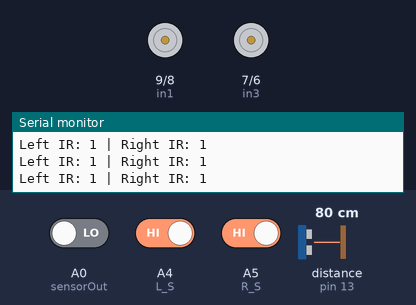
Recording of a sketch running on a simulated Arduino Uno, built with avr-gcc and run on an emulated ATmega328P. On the bench: motor-driver pin pairs drawn as motors (green arrow = first pin HIGH = forward, orange = second pin HIGH = backward, longer = more drive, scaled by the enable pin), the last lines printed to the serial monitor. Wiring (inferred from the names in the program): ultrasonic range finder: trigger pin 12; echo pin 13. The inputs (shaded band) are chosen by the test bench; at power-on: A4 (L_S) HIGH, A5 (R_S) HIGH, distance to the obstacle (sensor on pin 13) 80 cm, A0 (sensorOut) LOW. The echo pulse lasts 58.3 µs per cm.

Above: at 1.2 s.
1.3 s: A4 (L_S) driven LOW
At 2.2 s:
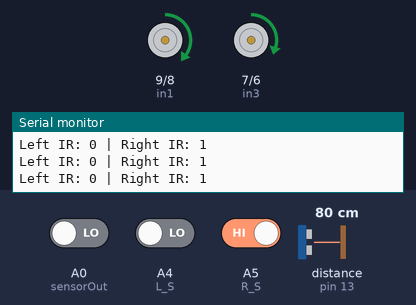
2.8 s: A5 (R_S) driven LOW
At 3.8 s:
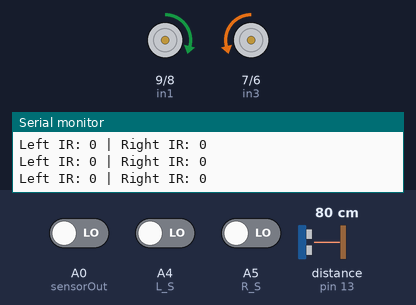
4.3 s: A4 (L_S) driven HIGH
At 5.5 s:
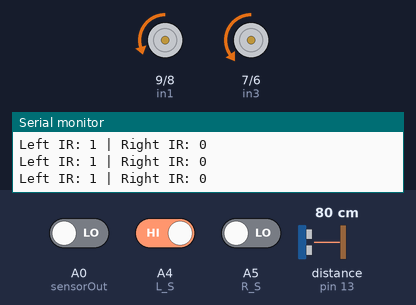
5.8 s: distance to the obstacle (sensor on pin 13) set to 9 cm
8.8 s: distance to the obstacle (sensor on pin 13) set to 6 cm
At 45.2 s:
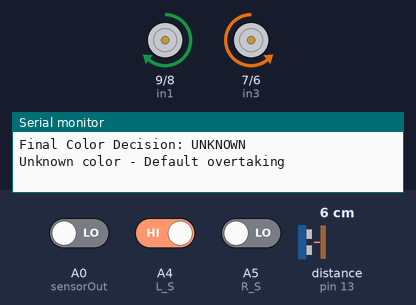
Timing chart, 0 to 45.4 s (numbered marks = the images above; inputs shaded):
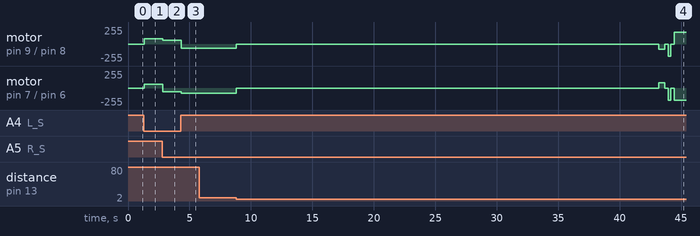

Measured:
- the behaviour switches between 8 and 7 cm on distance to the obstacle (sensor on pin 13) (found by bisection; images 3 and 4)
- after the input at 1.3 s, motor on pin 9 (in1) / pin 8 (in2): stopped → forward 80/255 at once; motor on pin 7 (in3) / pin 6 (in4): stopped → forward 60/255 at once
- after the input at 2.8 s, motor on pin 9 (in1) / pin 8 (in2): forward 80/255 → forward 58/255 at once; motor on pin 7 (in3) / pin 6 (in4): forward 60/255 → backward 58/255 at once
- after the input at 4.3 s, motor on pin 9 (in1) / pin 8 (in2): forward 58/255 → backward 60/255 at once; motor on pin 7 (in3) / pin 6 (in4): backward 58/255 → backward 80/255 at once

The sketch:

Line_follow_perfect.ino
```cpp
#include <Servo.h>
#define enA 10
#define in1 9
#define in2 8
#define in3 7
#define in4 6
#define enB 5
#define L_S A4
#define R_S A5
#define trigPin 12
#define echoPin 13
#define servoPin 4
#define S0 A2
#define S1 A1
#define S2 0
#define S3 1
#define sensorOut A0
//#define OE 11

float distance = 10;
bool avoidingObstacle = false;
unsigned long reengageStartTime = 0;
bool reengageInProgress = false;
int redFrequency = 0;
int greenFrequency = 0;
int blueFrequency = 0;
int speedA = 58;
int speedB = 58;
int add = 10;
int sub = 15;

void setup() {
  pinMode(enA, OUTPUT); pinMode(enB, OUTPUT);
  pinMode(in1, OUTPUT); pinMode(in2, OUTPUT); pinMode(in3, OUTPUT); pinMode(in4, OUTPUT);
  pinMode(L_S, INPUT); pinMode(R_S, INPUT);
  pinMode(trigPin, OUTPUT); pinMode(echoPin, INPUT);
  pinMode(S0, OUTPUT); pinMode(S1, OUTPUT); pinMode(S2, OUTPUT); pinMode(S3, OUTPUT);

  //pinMode(OE, OUTPUT);
  pinMode(sensorOut, INPUT);

 // digitalWrite(OE, LOW);
  digitalWrite(S0, HIGH);
  digitalWrite(S1, LOW);
  Serial.begin(9600);
  Serial.println("Robot with Color Detection Started");
}

void loop() {
  distance = readUltrasonic();
  if (distance > 0 && distance <= 6) {
    stopMotors();
    delay(500);
    String detectedColor = performColorDetection();
    Serial.print("Final Color Decision: ");
    Serial.println(detectedColor);
    if (detectedColor == "RED") {
      Serial.println("RED detected - Performing manual overtaking");
      avoidingObstacle = true;
      handleObstacle();
    }
    else if (detectedColor == "BLUE") {
      Serial.println("BLUE detected - Pushing through obstacle");
      pushThroughObstacle();
    }
    else {
      Serial.println("Unknown color - Default overtaking");
      avoidingObstacle = true;
      handleObstacle();
    }
    return;
  }
  int left = digitalRead(L_S);
  int right = digitalRead(R_S);
  Serial.print("Left IR: "); Serial.print(left);
  Serial.print(" | Right IR: "); Serial.println(right);
  if (left == 0 && right == 0) {
    moveForward(speedA, speedB);
  }
  else if (left == 0 && right == 1) {
    leftForward(80);
    rightBackward(60);
  }
  else if (left == 1 && right == 0) {
    leftBackward(60);
    rightForward(80);
  }
  else {
    stopMotors();
  }
}

String performColorDetection() {
  Serial.println("Starting color detection - taking 10 readings...");
  int redCount = 0, greenCount = 0, blueCount = 0, unknownCount = 0;
  for (int i = 0; i < 10; i++) {
    String color = readSingleColor();
    Serial.print("Reading "); Serial.print(i + 1); Serial.print(": "); Serial.println(color);
    if (color == "RED") redCount++;
    else if (color == "GREEN") greenCount++;
    else if (color == "BLUE") blueCount++;
    else unknownCount++;
    delay(200);
  }
  Serial.print("Results - Red: "); Serial.print(redCount);
  Serial.print(", Green: "); Serial.print(greenCount);
  Serial.print(", Blue: "); Serial.print(blueCount);
  Serial.print(", Unknown: "); Serial.println(unknownCount);
  if (redCount >= greenCount && redCount >= blueCount && redCount >= 3) return "RED";
  else if (greenCount >= redCount && greenCount >= blueCount && greenCount >= 3) return "GREEN";
  else if (blueCount >= redCount && blueCount >= greenCount && blueCount >= 3) return "BLUE";
  else return "UNKNOWN";
}

String readSingleColor() {
  digitalWrite(S2, LOW); digitalWrite(S3, LOW);
  redFrequency = pulseIn(sensorOut, LOW);
  delay(50);
  digitalWrite(S2, HIGH); digitalWrite(S3, HIGH);
  greenFrequency = pulseIn(sensorOut, LOW);
  delay(50);
  digitalWrite(S2, LOW); digitalWrite(S3, HIGH);
  blueFrequency = pulseIn(sensorOut, LOW);
  delay(50);
  return detectColor();
}

String detectColor() {
  int totalSignal = redFrequency + greenFrequency + blueFrequency;
  if (totalSignal > 3000) return "NO OBJECT";
  if (totalSignal < 100) return "SENSOR ERROR";
  int redGreenDiff = abs(redFrequency - greenFrequency);
  int redBlueDiff = abs(redFrequency - blueFrequency);
  int greenBlueDiff = abs(greenFrequency - blueFrequency);
  int minDifference = 15, greenMinDiff = 10;
  if (redGreenDiff < 8 && redBlueDiff < 8 && greenBlueDiff < 8) return "WHITE/GRAY";
  int minFreq = min(redFrequency, min(greenFrequency, blueFrequency));
  if (greenFrequency == minFreq) {
    if ((redGreenDiff > greenMinDiff || greenBlueDiff > greenMinDiff)) {
      if (greenFrequency < (redFrequency * 0.9) || greenFrequency < (blueFrequency * 0.9)) return "GREEN";
    }
    if (greenFrequency < redFrequency && greenFrequency < blueFrequency) {
      float greenAdvantage = ((float)(redFrequency + blueFrequency) / 2) / greenFrequency;
      if (greenAdvantage > 1.05) return "GREEN";
    }
  }
  if (redFrequency == minFreq && redFrequency < greenFrequency && redFrequency < blueFrequency) {
    if (redGreenDiff > minDifference && redBlueDiff > minDifference) {
      if (redFrequency < (greenFrequency * 0.8) && redFrequency < (blueFrequency * 0.8)) return "RED";
    }
  }
  if (blueFrequency == minFreq && blueFrequency < redFrequency && blueFrequency < greenFrequency) {
    if (redBlueDiff > minDifference && greenBlueDiff > minDifference) {
      if (blueFrequency < (redFrequency * 0.8) && blueFrequency < (greenFrequency * 0.8)) return "BLUE";
    }
  }
  int maxDiff = max(redGreenDiff, max(redBlueDiff, greenBlueDiff));
  if (maxDiff > 20) {
    float redRatio = (float)redFrequency / totalSignal;
    float greenRatio = (float)greenFrequency / totalSignal;
    float blueRatio = (float)blueFrequency / totalSignal;
    if (greenRatio < redRatio && greenRatio < blueRatio) {
      if ((redRatio - greenRatio) > 0.05 && (blueRatio - greenRatio) > 0.05) return "GREEN";
    }
    else if (redRatio < greenRatio && redRatio < blueRatio) {
      if ((greenRatio - redRatio) > 0.05 && (blueRatio - redRatio) > 0.05) return "RED";
    }
    else if (blueRatio < redRatio && blueRatio < greenRatio) {
      if ((redRatio - blueRatio) > 0.05 && (greenRatio - blueRatio) > 0.05) return "BLUE";
    }
  }
  return "UNKNOWN";
}

void pushThroughObstacle() {
  Serial.println("Pushing blue obstacle forward...");
  moveForward(100, 100);
  delay(600);
  stopMotors();
  delay(300);
  Serial.println("Returning to original position...");
  moveBackward(100, 100);
  delay(600);
  stopMotors();
  delay(300);
  Serial.println("Obstacle cleared! Resuming line following");
}

void stopForever() {
  Serial.println("STOP SIGNAL DETECTED - ROBOT STOPPED PERMANENTLY");
  while (true) {
    stopMotors();
    delay(1000);
  }
}

// *** FIXED DIRECTION MOTOR CONTROL FUNCTIONS (SWAP LOGIC) ***
void moveForward(int speedVal1, int speedVal2) {
  analogWrite(enA, speedVal1);
  analogWrite(enB, speedVal2);
  // SWAP LOGIC: Reverse the HIGH/LOW for both motors to match your wiring
  digitalWrite(in1, HIGH);
  digitalWrite(in2, LOW);
  digitalWrite(in3, LOW);
  digitalWrite(in4, HIGH);
}

void moveBackward(int speedVal1, int speedVal2) {
  analogWrite(enA, speedVal1);
  analogWrite(enB, speedVal2);
  digitalWrite(in1, LOW);
  digitalWrite(in2, HIGH);
  digitalWrite(in3, HIGH);
  digitalWrite(in4, LOW);
}

void leftForward(int speedVal) {
  analogWrite(enA, speedVal);
  digitalWrite(in1, HIGH);
  digitalWrite(in2, LOW);
}

void leftBackward(int speedVal) {
  analogWrite(enA, speedVal);
  digitalWrite(in1, LOW);
  digitalWrite(in2, HIGH);
}

void rightForward(int speedVal) {
  analogWrite(enB, speedVal);
  digitalWrite(in3, LOW);
  digitalWrite(in4, HIGH);
}

void rightBackward(int speedVal) {
  analogWrite(enB, speedVal);
  digitalWrite(in3, HIGH);
  digitalWrite(in4, LOW);
}

void stopMotors() {
  analogWrite(enA, 0);
  analogWrite(enB, 0);
  digitalWrite(in1, LOW); digitalWrite(in2, LOW);
  digitalWrite(in3, LOW); digitalWrite(in4, LOW);
}

long readUltrasonic() {
  digitalWrite(trigPin, LOW);
  delayMicroseconds(2);
  digitalWrite(trigPin, HIGH);
  delayMicroseconds(10);
  digitalWrite(trigPin, LOW);
  long duration = pulseIn(echoPin, HIGH, 20000);
  if (duration == 0) return -1;
  long distance = duration * 0.034 / 2;
  if (distance > 300 || distance <= 0) return -1;
  return distance;
}

void handleObstacle() {
  stopMotors(); delay(300);
  moveBackward(80, 80); delay(500); stopMotors(); delay(300);
  leftBackward(180); rightForward(180); delay(180); stopMotors(); delay(300);
  moveForward(65, 65); delay(1600); stopMotors(); delay(300);
  leftForward(200); rightBackward(200); delay(280); stopMotors(); delay(300);
  moveForward1(80); delay(300);
  waitForLineDetection();
  avoidingObstacle = false;
}

void moveForward1(int speedVal) {
  analogWrite(enA, speedVal);
  analogWrite(enB, speedVal);
  digitalWrite(in1, HIGH);
  digitalWrite(in2, LOW);
  digitalWrite(in3, LOW);
  digitalWrite(in4, HIGH);
}

void waitForLineDetection() {
  Serial.println("Searching for line...");
  while (true) {
    int l = digitalRead(L_S);
    int r = digitalRead(R_S);
    if (l == 1 || r == 1) {
      Serial.println("Line detected!");
      break;
    } else {
      moveForward1(50);
    }
    delay(10);
  }
}
```
